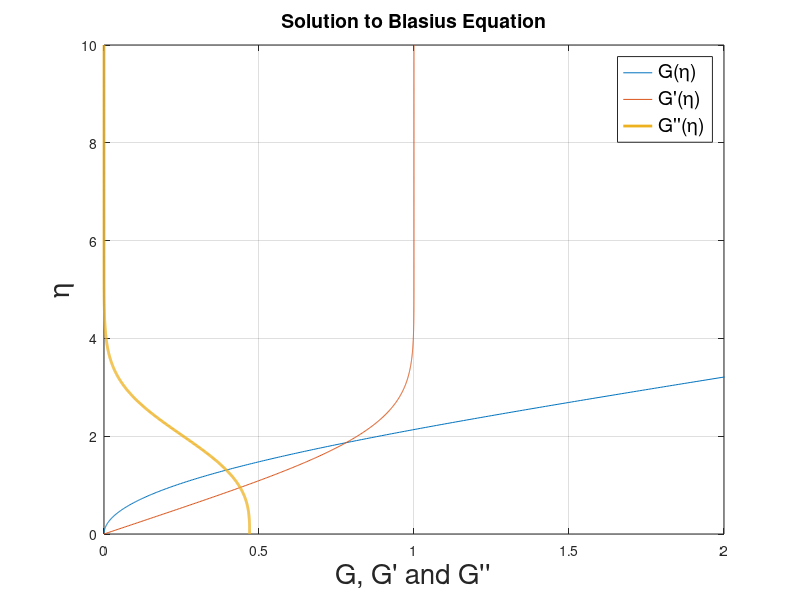
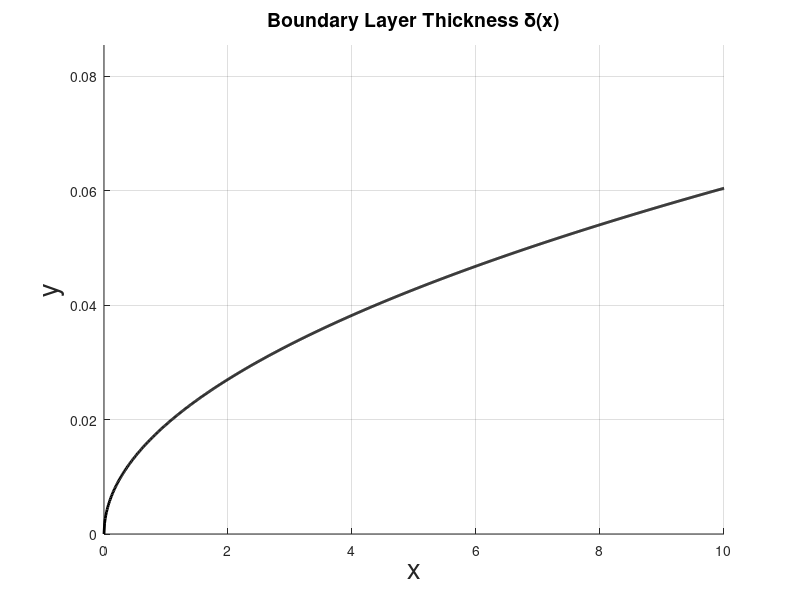
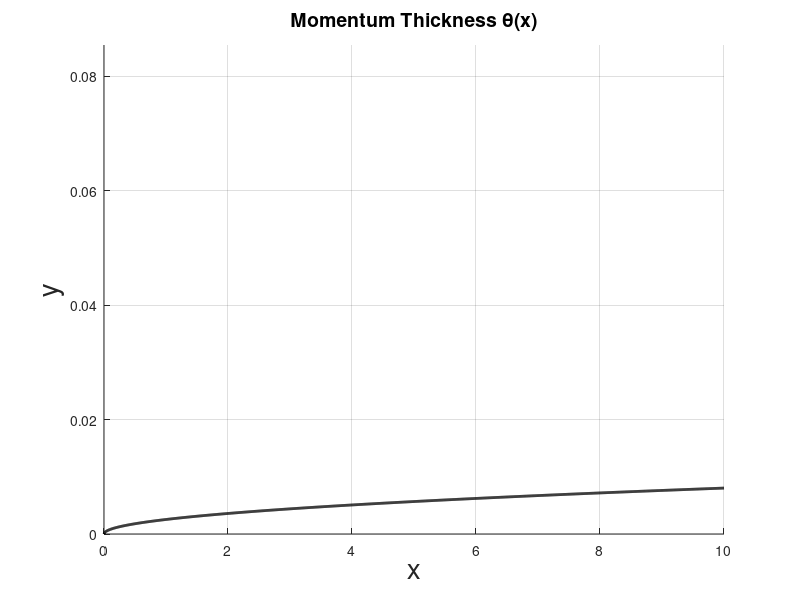
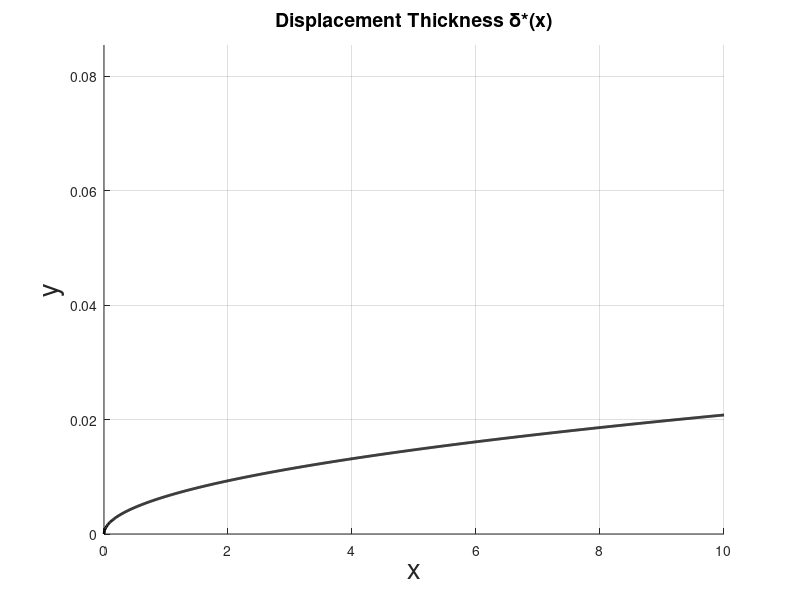

Write the MATLAB code that produced these figures, in order.
% Solutions to Blasius Equation
clear all; close all; clc 


%% Parameters of Blasius Equation
U_inf = 1;
L = 10;
mu = 1.789E-5;
rho = 1.225;
nu = mu/rho;
A = sqrt(nu/U_inf);
h = 0.01;


%% Numerical Solution of Blasius Equation Using Runge-Kutta
G1 = @(x, y1, y2, y3) y2;
G2 = @(x, y1, y2, y3) y3;
G3 = @(x, y1, y2, y3) -y1*y3;
eta = 0:h:10;
x = 0:h:10;
y1(1) = 0;
y2(1) = 0;
y3(1) = 0.4696;
for i = 1:(length(eta)-1)
    a = h.*[G1(eta(i), y1(i), y2(i), y3(i)), G2(eta(i), y1(i), y2(i), y3(i)), G3(eta(i), y1(i), y2(i), y3(i))];
    b = h.*[G1(eta(i), y1(i)+a(1)/2, y2(i)+a(2)/2, y3(i)+a(3)/2), G2(eta(i)+h/2, y1(i)+a(1)/2, y2(i)+a(2)/2, y3(i)+a(3)/2), G3(eta(i)+h/2, y1(i)+a(1)/2, y2(i)+a(2)/2, y3(i)+a(3)/2)];
    c = h.*[G1(eta(i), y1(i)+b(1)/2, y2(i)+b(2)/2, y3(i)+b(3)/2), G2(eta(i)+h/2, y1(i)+b(1)/2, y2(i)+b(2)/2, y3(i)+b(3)/2), G3(eta(i)+h/2, y1(i)+b(1)/2, y2(i)+b(2)/2, y3(i)+b(3)/2)];
    d = h.*[G1(eta(i), y1(i)+c(1), y2(i)+c(2), y3(i)+c(3)), G2(eta(i)+h, y1(i)+c(1), y2(i)+c(2), y3(i)+c(3)), G3(eta(i)+h, y1(i)+c(1), y2(i)+c(2), y3(i)+c(3))];
    y3(i+1) = y3(i)+ 1/6*(a(3)+2*b(3)+2*c(3)+d(3));
    y2(i+1) = y2(i)+ 1/6*(a(2)+2*b(2)+2*c(2)+d(2));
    y1(i+1) = y1(i)+ 1/6*(a(1)+2*b(1)+2*c(1)+d(1));
end


%% Plotting and Visualization
figure(1)
plot(y1, eta, y2, eta, y3, eta, 'LineWidth', 2)
xlim([0 2])
title('Solution to Blasius Equation', 'FontSize', 14);
xlabel('G, G'' and G''''', 'FontSize', 20);
ylabel('\eta', 'FontSize', 20);
grid on
Legend1 = {'G(\eta)', 'G''(\eta)', 'G''''(\eta)'}; % G' = u/u_e
legend(Legend1, 'FontSize', 14);


%% Velocity Profile and the BL thickness distribution
figure(2)
hold all
for i = 1:length(x)
    delta(i) = 5*sqrt(x(i))*A;
end
plot(x, delta, 'LineWidth', 2, 'color', 'black');
position = [1 4 5];
for j = 1:length(position)
    y{j} = eta*sqrt(position(j))*A;
%    plot(y2+position(j), y{j}, 'LineWidth', 2)
end
%Legend2 = {'\delta (x)', 'Velocity Profile at x = 1', 'Velocity Profile at x = 4', 'Velocity Profile at x = 5'};
%title('Velocity profiles at x = 1, 4 and 5 plus BL thickness distribution along the plate', 'FontSize', 14);
title('Boundary Layer Thickness \delta(x)', 'FontSize', 14);
xlabel('x', 'FontSize', 20);
ylabel('y', 'FontSize', 20);
%legend(Legend2, 'FontSize', 14);
ylim([0, max(y{j})])
grid on


%% Momentum Thickness Theta
figure(3)
hold all
for i = 1:length(x)
    delta(i) = 0.664*sqrt(x(i))*A;
end
plot(x, delta, 'LineWidth', 2, 'color', 'black');
position = [1 4 5];
for j = 1:length(position)
    y{j} = eta*sqrt(position(j))*A;
end
title('Momentum Thickness \theta(x)', 'FontSize', 14);
xlabel('x', 'FontSize', 20);
ylabel('y', 'FontSize', 20);
ylim([0, max(y{j})])
grid on


%% Displacement Thickness delta*
figure(4)
hold all
for i = 1:length(x)
    delta(i) = 1.721*sqrt(x(i))*A;
end
plot(x, delta, 'LineWidth', 2, 'color', 'black');
position = [1 4 5];
for j = 1:length(position)
    y{j} = eta*sqrt(position(j))*A;
end
title('Displacement Thickness \delta*(x)', 'FontSize', 14);
xlabel('x', 'FontSize', 20);
ylabel('y', 'FontSize', 20);
ylim([0, max(y{j})])
grid on


%% Shear stress at the wall as function of x
figure(5)
for i = 1 : length(x)
    tau_x(i) = mu*U_inf*y3(1)*sqrt(U_inf/2/nu/x(i));
end
plot(x, tau_x, 'LineWidth', 2, 'color', 'black')
title('Shear Stress at the Wall', 'FontSize', 14);
xlabel('x', 'FontSize', 20);
ylabel('\tau_w_a_l_l', 'FontSize', 20);
axis tight
grid on


%% Shear stress as function of eta at x = 1, 4, 5
figure(6)
hold all
for i = 1:length(position)
    tau_eta = mu*U_inf*y3*sqrt(U_inf/2/nu/position(i));
    plot(x, tau_eta, 'LineWidth', 2)
end
title('shear stress as funcion of \eta ', 'FontSize', 14);
xlabel('\eta', 'FontSize', 20);
ylabel('\tau', 'FontSize', 20);
axis tight
grid on
Legend3 = {'\tau(\eta) at x = 1', '\tau(\eta) at x = 4', '\tau(\eta) at x = 5'};
legend(Legend3, 'FontSize', 14);

%% Shear derivative as function of eta at x = 1, 4, 5
figure(7)
hold all
y4 = -1/2*y1.*y3;
for i = 1 : length(position)
    tau_d = mu*U_inf^2/2/nu/position(i)*y4; %shear derivative partial(tau)/partial(y) at the wall y=0
    plot(eta, tau_d, 'LineWidth', 2)
end
title('shear stress derivative as function of \eta ', 'FontSize', 14);
xlabel('\eta', 'FontSize', 20);
ylabel('\tau''', 'FontSize', 20);
axis tight
grid on
Legend4 = {'\tau''(\eta) at x = 1', '\tau''(\eta) at x = 4', '\tau''(\eta) at x = 5'};
legend(Legend4, 'FontSize', 14);


%% Local shear cofficient as a function of x
figure(8)
hold all
for i = 1: length(x)
    cfx(i) = tau_x(i)*2/rho/U_inf^2;
    % cfxt(i) = 0.664/sqrt(rho*U_inf*x(i)/mu);
end
plot(x, cfx, 'LineWidth', 2, 'color', 'black')
title('Local shear coefficient along the flat plate', 'FontSize', 14);
xlabel('x', 'FontSize', 20);
ylabel('C_f_x', 'FontSize', 20);
axis tight
grid on


%% Total Skin friction coefficient
CF_T = 0;
dx = x(2)-x(1);
for i = 2 : length(x)
    CF_T = CF_T + 1/L*cfx(i)*dx;
end
CDF_T = CF_T*2;


%% Accumulative Drag Force as function of x
CF = 0;
for i = 2 : length(x)
    CF(i) = 1/L*cfx(i)*dx;
    CF(i) = CF(i-1)+CF(i);
    CDF(i) = CF(i)*2;
    D(i) = 1/2*rho*U_inf^2*L*CDF(i);
end

figure(9)
plot(x, CF, 'LineWidth', 2, 'color', 'black');
title('Friction Coefficient', 'FontSize', 14);
xlabel('x', 'FontSize', 20);
ylabel('C_F', 'FontSize', 20);
axis tight
grid on

figure(10)
plot(x, D, 'LineWidth', 2, 'color', 'black');
title('Accumulative Drag Force along the flat plate', 'FontSize', 14);
xlabel('x', 'FontSize', 20);
ylabel('Drag Force (D)', 'FontSize', 20);
axis tight
grid on

figure(11)
y1 = zeros(1, length(x));
position1 = ones(1, length(x))*position(1);
position2 = ones(1, length(x))*position(2);
position3 = ones(1, length(x))*position(3);
C1 = ones(1, (length(x)+1))*position(1);
C2 = ones(1, (length(x)+1))*position(2);
C3 = ones(1, (length(x)+1))*position(3);
hold all
fill3([position1, position1(1)], [y2, 0], [y{1}, y{1}(length(x))], C1, 'LineWidth', 2)
fill3([position2, position2(2)], [y2, 0], [y{2}, y{2}(length(x))], C2, 'LineWidth', 2)
fill3([position3, position3(3)], [y2, 0], [y{3}, y{3}(length(x))], C3, 'LineWidth', 2)
plot3(x, y1, delta, 'LineWidth', 2, 'color', 'black')
grid on
title('BL thickness and velocity profile of the flow', 'FontSize', 14);
xlabel('x', 'FontSize', 20);
ylabel('Longitudinal velocity u', 'FontSize', 15);
zlabel('\delta(x)', 'FontSize', 20);
view([-146 11])
ylim([0 3])
zlim([0, 2*max(y{j})])


%% Normal velocity
figure(12)
v = U_inf./sqrt(2*U_inf*x*rho/mu).*(eta.*y2-y1);
% at x = 0.1
y = eta*sqrt(0.1)/sqrt(rho*U_inf/2/mu);
plot(v, y, 'LineWidth', 2, 'color', 'black')
title('Normal Velocity of Flat Plate at x = 0.1 ', 'FontSize', 14);
xlabel('V', 'FontSize', 20);
ylabel('Y', 'FontSize', 20);
axis tight
grid on
